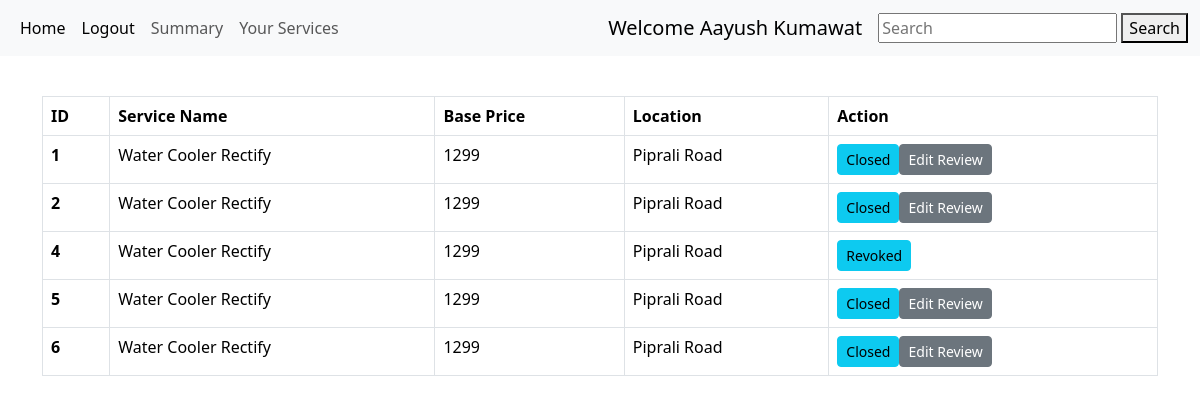
Page /customer/1/Aayush Kumawat/services on the committed database.
### models.py (models this page shows)
class User(db.Model):
    id = db.Column(db.Integer, primary_key=True)
    email = db.Column(db.String(32), unique=True , nullable=False)
    password = db.Column(db.String(256), nullable=False)
    name = db.Column(db.String(64), nullable=False)
    address = db.Column(db.String(64), nullable=False)
    pincode = db.Column(db.Integer , nullable=False)
    role = db.Column(db.Boolean, nullable=False, default=1)
    flag = db.Column(db.Integer,nullable = True, default = 0)  #count the number of flag points
    status = db.Column(db.Integer , nullable=False, default = 1)  #to block status =2 , status =1 normal
    running = db.relationship("Running", backref = 'user',cascade = "all,delete",lazy = True)

class Running(db.Model):
    id = db.Column(db.Integer, primary_key=True)
    u_id = db.Column(db.Integer, db.ForeignKey('user.id'), nullable= False)  #it must be not unique as we store all data , back or present.
    s_id = db.Column(db.Integer, db.ForeignKey('services.id') , nullable=False)
    p_id = db.Column(db.Integer, db.ForeignKey('professional.id'),default='Null')
    c_id = db.Column(db.Integer, db.ForeignKey('category.id') , nullable=False)
    date_time_created = db.Column(db.DateTime, nullable=False)
    date_time_closed = db.Column(db.DateTime, nullable=True)
    ratings = db.Column(db.String(64), nullable=False, default=0)
    status = db.Column(db.String(64), nullable=False, default='pending')
    remarks = db.Column(db.String(64), default=None)

class Services(db.Model):
    id = db.Column(db.Integer, primary_key=True)
    c_id = db.Column(db.Integer, db.ForeignKey('category.id'),nullable=False)    #category fk
    name = db.Column(db.String(64), nullable=False)
    base_price = db.Column(db.Integer , nullable=False)
    description = db.Column(db.String(64), nullable=False)
    professional = db.relationship("Professional", backref = 'services',cascade = "all,delete",lazy = True)
    running = db.relationship("Running", backref = 'services',cascade = "all,delete",lazy = True)

### routes.py (the view)
@app.route('/customer/<uid>/<user>/services',methods=['GET','POST'])
def all_customer_services(uid,user):
    services = get_all_services_by_customer(uid)   # running services uid is customer id , cid we call category id , don't confuse.
    return render_template('customer_services.html',services=services,user=user,id=uid)

### routes.py (called while the page is built)
def get_all_services_by_customer(customer_id):
    services = Running.query.filter_by(u_id = customer_id).all()  #will give list of obj services u_id is user id.
    return services

### templates/customer_services.html (shortened to what this page needs)
{% extends 'layout.html' %}
{% block content %}
<div style="margin-top: 40px;">
  <table class="table table-bordered">
    <thead>
      <tr>
        <th scope="col">ID</th>
        <th scope="col">Service Name</th>
        <th scope="col">Base Price</th>
        <th scope="col">Location</th>
        <th scope="col">Action</th>
      </tr>
    </thead>
    <tbody>
      {% if services %}
      {% for service in services %}
      <tr>
        <th scope="row">{{service.id}}</th>
        <td>{{service.services.name}}</td>
        <td>{{service.services.base_price}}</td>
        <td>{{service.user.address}}</td>
        {% if service.status == 'pending' %}
        <td><button type="button" class="btn btn-info btn-sm">{{service.status}}</button><a href="/customer/{{id}}/{{user}}/services/revoke" type="button" class="btn btn-warning btn-sm">Revoke</a></td>
        {% elif service.status == 'Accepted' %}
        <td><button type="button" class="btn btn-info btn-sm">{{service.status}}</button><a href="/customer/{{id}}/{{user}}/services/close" type="button" class="btn btn-warning btn-sm">Close it</a></td>
        {% elif service.status == 'Revoked' %}
        <td><button type="button" class="btn btn-info btn-sm">Revoked</button></td>
        {% else %}
        <td><button type="button" class="btn btn-info btn-sm">Closed</button><a href="/customer/{{id}}/{{user}}/services/edit_review" type="button" class="btn btn-secondary btn-sm">Edit Review</a></td>
        {% endif %}
      </tr>
      {% endfor %}
      {% endif %}
{% endblock %}

### templates/navbar_customer.html
{% block content %}
<nav class="navbar navbar-expand-lg bg-body-tertiary">
  <div class="container-fluid">
    <div class="collapse navbar-collapse" id="navbarSupportedContent">
      <ul class="navbar-nav me-auto mb-2 mb-lg-0">
        <li class="nav-item">
          <a class="nav-link active" aria-current="page" href="/customer/{{user}}">Home</a>
        </li>
        <li class="nav-item">
          <a class="nav-link active" aria-current="page" href="/">Logout</a>
        </li>
        <li class="nav-item">
          <a class="nav-link" href="/customer/{{id}}/{{user}}/summary">Summary</a>
        </li>
        <li class="nav-item">
          <a class="nav-link" href="/customer/{{id}}/{{user}}/services">Your Services</a>
        </li>
      </ul>
      <a class="navbar-brand" href="#">Welcome {{user}}</a>
    </div>
    <form action="/search/customer/{{user}}/services/" class="form-inline my-2 my-lg-0" method="POST">
      <input class="mr-sm-2" type="search" name="search_txt" placeholder="Search">
      <button type="submit">Search</button>
    </form>
  </div>
</nav>
{% endblock %}

### static/styles/style.css (style rules this page uses)
* { margin: 0px; }

### rows in the picture
User: name "Aayush Kumawat"
Running: id "1", services.name "Water Cooler Rectify", services.base_price "1299", user.address "Piprali Road"
Running: id "2", services.name "Water Cooler Rectify", services.base_price "1299", user.address "Piprali Road"
Running: id "4", services.name "Water Cooler Rectify", services.base_price "1299", user.address "Piprali Road", status "Revoked"
Running: id "5", services.name "Water Cooler Rectify", services.base_price "1299", user.address "Piprali Road"
Running: id "6", services.name "Water Cooler Rectify", services.base_price "1299", user.address "Piprali Road"
